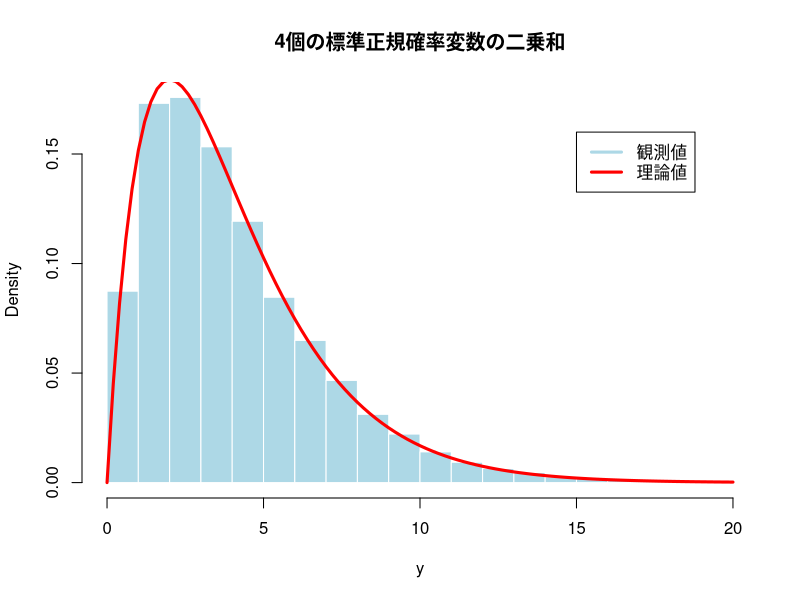

Write the R code that produced this figure.
# 標準正規確率変数の二乗和
set.seed(123)
n <- 30000
k <- 4
y <- colSums(matrix(rnorm(n*k, 0.1)^2, k, n))

# 標準正規分布に従う乱数を nk 個生成し、k個の2乗和をn個生成する
hist(y, freq = FALSE, breaks = 40, col = "lightblue", xlim = c(0, 20),
     border = "white",
     main = paste0(k, "個の標準正規確率変数の二乗和")) # ヒストグラム(密度表示)
curve(dchisq(x, df = k), add = TRUE, xlim = c(0, 20),
      col = "red", lwd = 3) # 理論上の確率密度関数
legend(15, 0.16, legend = c("観測値", "理論値"),
       col = c("lightblue", "red"), lwd = 3) # 凡例を作成
